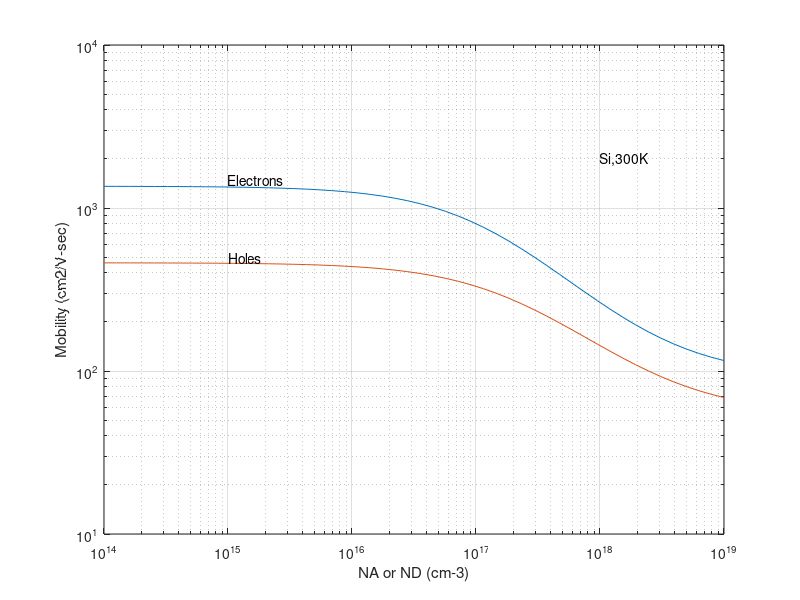

Write the MATLAB code that produced this figure.
%Mobility versus Dopant Concentration (Si,300K)

%Fit Parameters
NDref=1.3e17;  NAref=2.35e17;
unmin=92;  upmin=54.3;
un0=1268;  up0=406.9;
an=0.91;  ap=0.88;

%Mobility Calculation
N=logspace(14,19);
un=unmin+un0./(1+(N/NDref).^an);
up=upmin+up0./(1+(N/NAref).^ap);

%Plotting results
close
loglog(N,un,N,up); grid;
axis([1.0e14 1.0e19 1.0e1 1.0e4]);
xlabel('NA or ND (cm-3)');
ylabel('Mobility (cm2/V-sec)');
text(1.0e15,1500,'Electrons');
text(1.0e15,500,'Holes');
text(1.0e18,2000,'Si,300K');


